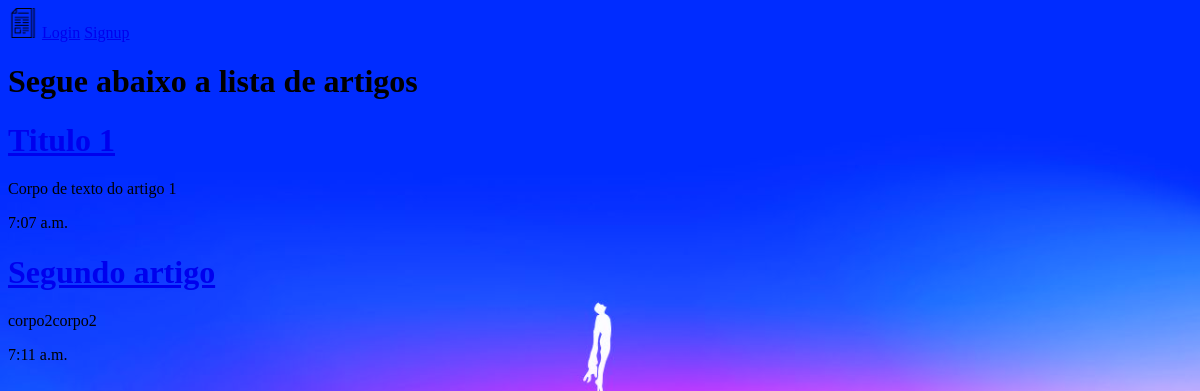
The page /articles/ on the database as committed earlier.
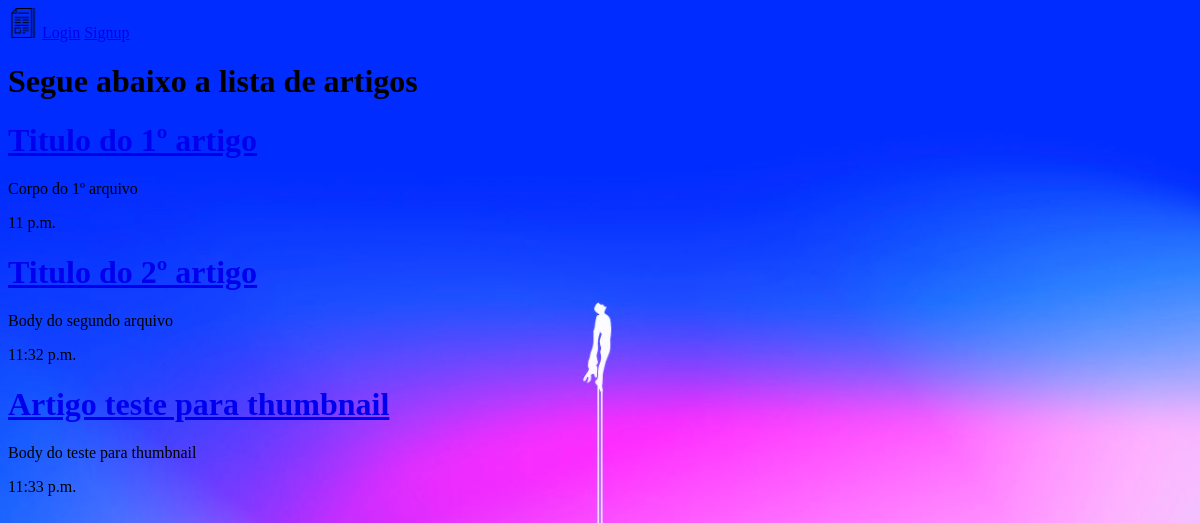
The same page on the database as committed later.
### articles/models.py (models this page shows, shortened)
class Artigo(models.Model):
    titulo = models.CharField(max_length = 100)
    slug = models.SlugField()
    body = models.TextField()
    hora = models.TimeField(auto_now_add = True)
    thumb = models.ImageField(default='logo-default.png', blank=True)
    author = models.ForeignKey(User, default=None, on_delete=models.PROTECT)
    def snippet(self):
        if len(self.body)<51:
            return self.body
        else:
            return self.body[:50] + ' (...)'

### articles/views.py (the view)
# urls.py: path('', views.article_list, name='list'),
def article_list(request):
    artigos = Artigo.objects.all()
    return render(request, 'articles/article_list.html', {'lista_de_artigos': artigos})

### articles/templates/articles/article_list.html
{% extends 'base_layout.html' %}
{% block content %}
  <h1>Segue abaixo a lista de artigos</h1>
  <div class="artigos">
    {% for artigo in lista_de_artigos %}
    <div class="artigo">
      <h1> <a href="{{artigo.slug}}"> {{artigo.titulo}} </a></h1>
      <p>{{artigo.snippet}}</p>
      <p>{{artigo.hora}}</p>
    </div>
    {% endfor %}
  </div>
{% endblock %}

### templates/base_layout.html (shortened to what this page needs)
{% load static %}
<!DOCTYPE html>
<html lang="en" dir="ltr">
  <head>
    <link rel="stylesheet" href="{% static 'styles.css' %}">
  </head>
  <body>
    <a href="{% url 'articles:list' %}"><img src="{% static 'article.png' %}" width="30" height="30" /></a>
    {% if user.is_authenticated %}
      <form class="logout-link" action="{% url 'accounts:logout' %}" method="post">
        {% csrf_token %}
        <button type="submit">Logout</button>
      </form>
      <a href="{% url 'articles:create' %}" class="highlight">Criar artigo</a>
    {% else %}
      <a href="{% url 'accounts:login' %}">Login</a>
      <a href="{% url 'accounts:signup' %}">Signup</a>
    {% endif %}
    {% block content %}
    {% endblock %}
  </body>
</html>

### assets/styles.css (style rules this page uses)
body { background-color: blue; background-image: url(superman.jpg); background-repeat: no-repeat; background-blend-mode: lighten; background-size: cover; }

Rows that differ between the two databases and show on the page:
changed Artigo: titulo "Titulo 1" → "Titulo do 1º artigo"; snippet "Corpo de texto do artigo 1" → "Corpo do 1º arquivo"; hora "7:07 a.m." → "11 p.m."
changed Artigo: titulo "Segundo artigo" → "Titulo do 2º artigo"; snippet "corpo2corpo2" → "Body do segundo arquivo"; hora "7:11 a.m." → "11:32 p.m."
added Artigo: titulo "Artigo teste para thumbnail", snippet "Body do teste para thumbnail", hora "11:33 p.m."
